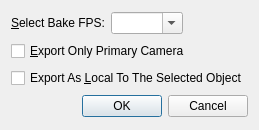
<?xml version="1.0" encoding="UTF-8"?>
<ui version="4.0">
 <class>FBXExporterDialog</class>
 <widget class="QDialog" name="FBXExporterDialog">
  <property name="geometry">
   <rect>
    <x>0</x>
    <y>0</y>
    <width>240</width>
    <height>130</height>
   </rect>
  </property>
  <property name="windowTitle">
   <string>Export FBX</string>
  </property>
  <layout class="QVBoxLayout" name="verticalLayout">
   <item>
    <layout class="QHBoxLayout" name="horizontalLayout">
     <item>
      <widget class="QLabel" name="label">
       <property name="text">
        <string>&amp;Select Bake FPS:</string>
       </property>
       <property name="buddy">
        <cstring>m_fpsCombo</cstring>
       </property>
      </widget>
     </item>
     <item>
      <widget class="QComboBox" name="m_fpsCombo">
       <property name="editable">
        <bool>true</bool>
       </property>
       <property name="insertPolicy">
        <enum>QComboBox::NoInsert</enum>
       </property>
       <property name="toolTip">
        <string>Select or enter frame rate for baking animation keys (Alt+S)</string>
       </property>
      </widget>
     </item>
     <item>
      <spacer name="horizontalSpacer_2">
       <property name="orientation">
        <enum>Qt::Horizontal</enum>
       </property>
       <property name="sizeHint" stdset="0">
        <size>
         <width>40</width>
         <height>20</height>
        </size>
       </property>
      </spacer>
     </item>
    </layout>
   </item>
   <item>
    <widget class="QCheckBox" name="m_exportOnlyPrimaryCameraCheckBox">
     <property name="text">
      <string>&amp;Export Only Primary Camera</string>
     </property>
     <property name="toolTip">
      <string>Export animation from the primary active camera only (Alt+E)</string>
     </property>
    </widget>
   </item>
   <item>
    <widget class="QCheckBox" name="m_exportLocalCoordsCheckbox">
     <property name="text">
      <string>Export As &amp;Local To The Selected Object</string>
     </property>
     <property name="toolTip">
      <string>Export coordinates relative to the selected parent object (Alt+L)</string>
     </property>
    </widget>
   </item>
   <item>
    <widget class="QDialogButtonBox" name="buttonBox">
     <property name="standardButtons">
      <set>QDialogButtonBox::Cancel|QDialogButtonBox::Ok</set>
     </property>
    </widget>
   </item>
  </layout>
 </widget>
 <resources/>
 <connections>
  <connection>
   <sender>buttonBox</sender>
   <signal>accepted()</signal>
   <receiver>FBXExporterDialog</receiver>
   <slot>accept()</slot>
   <hints>
    <hint type="sourcelabel">
     <x>113</x>
     <y>117</y>
    </hint>
    <hint type="destinationlabel">
     <x>219</x>
     <y>46</y>
    </hint>
   </hints>
  </connection>
  <connection>
   <sender>buttonBox</sender>
   <signal>rejected()</signal>
   <receiver>FBXExporterDialog</receiver>
   <slot>reject()</slot>
   <hints>
    <hint type="sourcelabel">
     <x>199</x>
     <y>103</y>
    </hint>
    <hint type="destinationlabel">
     <x>218</x>
     <y>13</y>
    </hint>
   </hints>
  </connection>
 </connections>
</ui>
